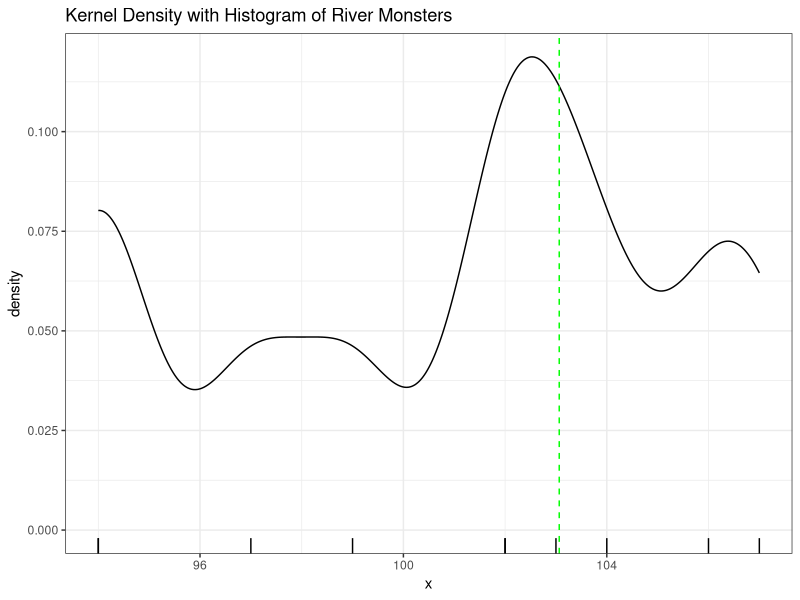
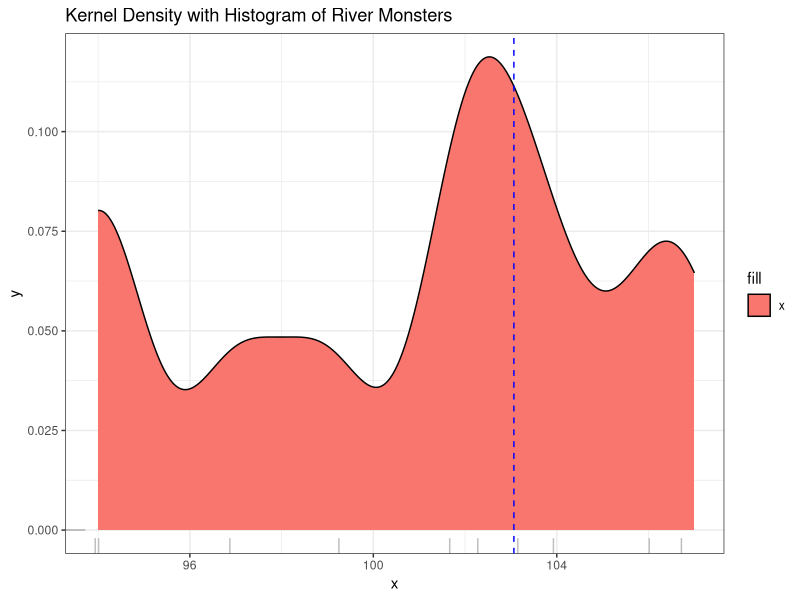

Source code (R) for these figures, in order:
#Kernel Densy using GGPLOT
library(dplyr)
library(ggplot2)

df = data_frame(x=c(107, 97, 99, 104, 103, 94, 102, 94, 102, 106)) 

density_estimate <- density(df$x)
mode_value <- density_estimate$x[which.max(density_estimate$y)]
mode_value

df %>% 
  ggplot(aes(x=x))+
  geom_density(bw=1, kernel='gaussian')+
  geom_rug(aes(x=x))+
  geom_vline(aes(xintercept=mode_value), linetype='dashed', color='green')+
  ggtitle('Kernel Density with Histogram of River Monsters')+
  theme_bw()


df %>% 
  ggplot(aes(x=x, fill = 'x')) + 
  geom_density(bw=1, kernel = 'gaussian') + 
  geom_rug(aes(x=x, y = 0), color = "grey",position = position_jitter(height = 0)) +
  geom_vline(aes(xintercept=mode_value),
             color="blue", linetype="dashed")+
  ggtitle('Kernel Density with Histogram of River Monsters')+
  theme_bw()